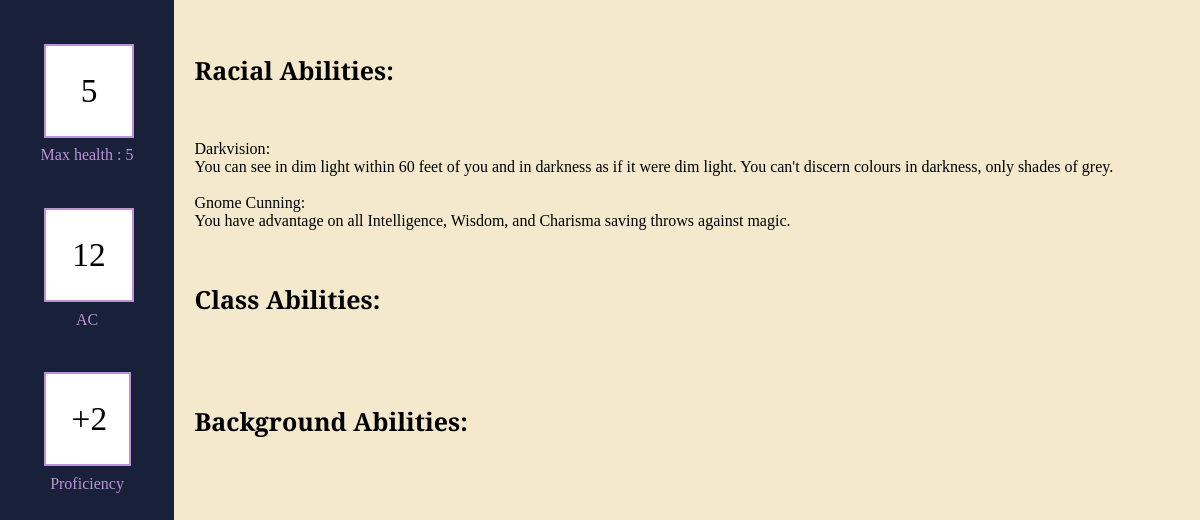
The app's page /character_abilities/9, older data.
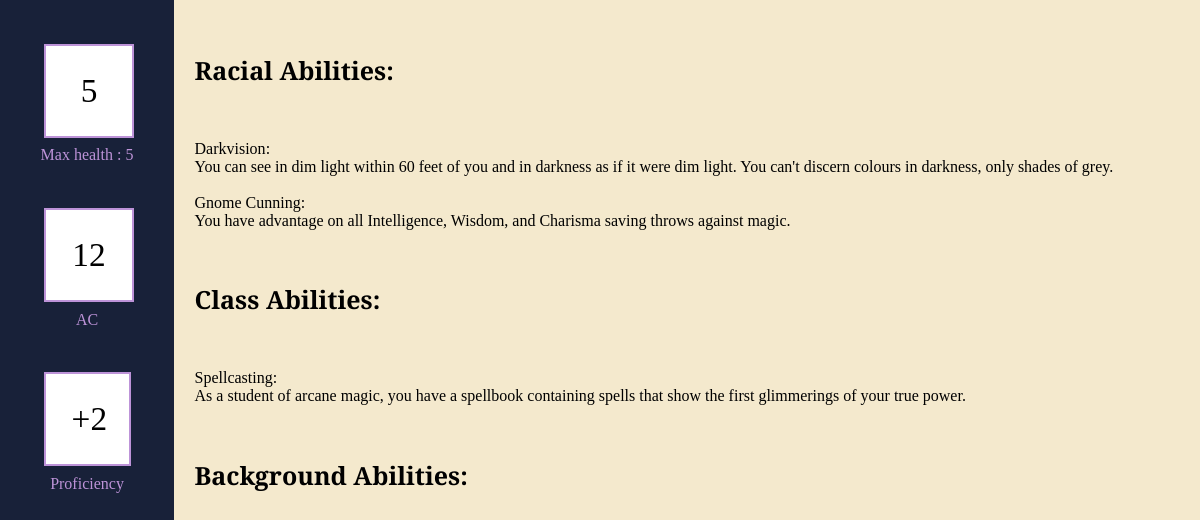
The same page, newer data.
### tables this page shows
CREATE TABLE Ability (Ability_Id INTEGER PRIMARY KEY AUTOINCREMENT, Name Text, Description Text);

### routes.py (the view)
@app.route('/character_abilities/<id>')
def character_abilities(id):
    conn = sqlite3.connect(db)
    cur = conn.cursor()
    cur.execute('SELECT * FROM Character WHERE Character_Id = ?', (id,))
    character_data = cur.fetchone()
    if character_data is None:
        return redirect("/")
    feat_names = []
    feat_descriptions = []
    feat_types = ["Race","Class","Background"]
    feat_types_parameters = [character_data[2],character_data[3],character_data[5]]
    for i in range(3):
        added=""
        if i==1:
            added = f" AND Level <= {character_data[4]}"
        print(f'SELECT Name,Description FROM Ability WHERE Ability_Id IN (SELECT Ability_Id FROM Ability{feat_types[i]} WHERE {feat_types[i]}_Id = ?{added})', (feat_types_parameters[i],))
        cur.execute(f'SELECT Name,Description FROM Ability WHERE Ability_Id IN (SELECT Ability_Id FROM Ability{feat_types[i]} WHERE {feat_types[i]}_Id = ?{added})', (feat_types_parameters[i],))
        data = cur.fetchall()
        feat_names.append([i[0] for i in data])
        feat_descriptions.append([i[1] for i in data])
    other_values = [id,character_data[6],character_data[12],character_data[7],((character_data[4]-1)//4)+2]
    return render_template('CharacterAbility.html',other_values=other_values,names=feat_names,descs=feat_descriptions)

### templates/CharacterAbility.html
{% extends 'sheetLayout.html' %}
{% set ability_types = ['Racial','Class','Background'] %}
{% block content %}
<div class = "ability_sheet">
    {% for i in range(3) %}
        <h1 class = "ability_header">{{ability_types[i]}} Abilities:</h1>
        {% for j in range(names[i]|length) %}
            {{names[i][j]}}:
            {{descs[i][j]}}
        {% endfor %}
    {% endfor %}
</div>
{% endblock %}

### templates/sheetLayout.html (shortened to what this page needs)
<!DOCTYPE html>
<html>
    <head>
        <link rel = 'stylesheet', href = '../static/styles.css'>
    </head>
    <body>
        <div class = 'sheet_container' id="sheet" data-id="{{ other_values[0] }}">
            <div class = 'side_bar'>
                <div>
                    <input type="number" id="HP" value='{{other_values[2]}}' class="side_input">
                </div>
                Max health : {{other_values[1]}}
                <div>
                    <input type="number" id="AC" value='{{other_values[3]}}' class="side_input">
                </div>
                AC
                <div class = 'side_info'>
                    +{{other_values[4]}}
                </div>
                Proficiency
            </div>
            <div class = 'sheet' data-joe = "Joe">
                {% block content %}{% endblock %}
            </div>
        </div>
    </body>
</html>

### static/styles.css (style rules this page uses)
.side_bar { background-color:#182139; height: 100%; min-width: 100%; overflow: hidden; text-align: center; color: #bd93d8; }
.side_info { text-align: center; border: 2px solid #bd93d8; background-color: white; margin:25%; margin-bottom:5%; padding: 15%; font-size: 25pt; color: black; }
.side_input { text-align: center; border: 2px solid #bd93d8; background-color: white; margin:25%; margin-bottom:5%; padding: 15%; font-size: 25pt; color: black; width: 20%; font-family: "Bree Serif", serif; font-weight: 400; }
.sheet_container { display: grid; grid-template-columns:14.5% 85.5%; grid-template-rows: 100%; min-height: 100%; font-family: "Bree Serif", serif; font-weight: 400; font-style: normal; }
.sheet { background-color: #f4e9cd; }
body { margin: 0px; height: 70vw; }
.ability_sheet { margin-left: 2%; white-space: pre-line; }
.ability_header { font-size: 25px; }

Row changes from the older to the newer data that the page shows:
now on this page (row edited): Ability: Name "Spellcasting", Description "As a student of arcane magic, you have a spellbook containing spells that show the first glimmerings of your true power."
